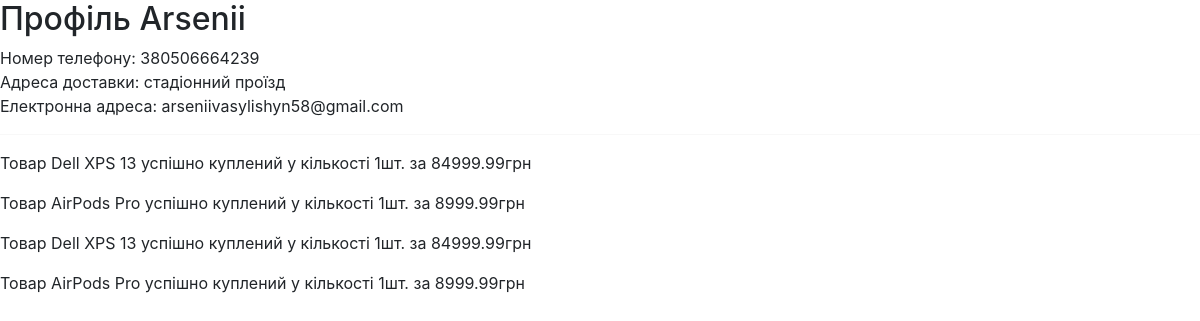
The app's page /profile/arseniivasylishyn58@gmail.com/ with its own data.
### tables this page shows
CREATE TABLE users(
                id INTEGER PRIMARY KEY AUTOINCREMENT,
                name TEXT NOT NULL,
                phone TEXT NOT NULL,
                email TEXT NOT NULL,
                address TEXT NOT NULL,
                password TEXT NOT NULL
                );

CREATE TABLE users_goods(
                id INTEGER PRIMARY KEY AUTOINCREMENT,
                category TEXT NOT NULL,
                img TEXT NOT NULL,
                title TEXT NOT NULL,
                desc TEXT NOT NULL,
                price REAL NOT NULL,
                quantity INTEGER,
                email NOT NULL
                );

### internet shop/app.py (the view)
@app.route('/profile/<email>/', methods=['GET', "POST"])
def profile(email):
    user_info = get_user(email)
    conn = sqlite3.connect('database.db')
    cursor = conn.cursor()
    user_products = cursor.execute('''SELECT * FROM users_goods WHERE email=?''',(email,)).fetchall()
    conn.close()
    return render_template('profile.html', products=user_products, user_info=user_info[0])

### internet shop/database.py (called while the page is built)
def get_user(email):
    conn = sqlite3.connect('database.db')
    cursor = conn.cursor()
    user_info = cursor.execute('''SELECT * FROM users WHERE email = ?''', (email,)).fetchall()
    conn.close()
    return user_info

### internet shop/templates/profile.html (shortened to what this page needs)
{% extends 'base.html' %}
{% block content %}
<h2>Профіль {{ user_info[1] }}</h2>
Номер телефону: {{ user_info[2] }}<br>
Адреса доставки: {{ user_info[4] }}<br>
Електронна адреса: {{ user_info[3] }}<br>
<hr>
{%for product in products%}
<p>Товар {{product[3]}} успішно куплений у кількості {{product[6]}}шт. за {{product[5]*product[6]}}грн</p>
{%endfor%}
{% endblock %}

### records on screen
users: name "Arsenii", phone "380506664239", address "стадіонний проїзд", email "arseniivasylishyn58@gmail.com"
users_goods: title "Dell XPS 13", quantity "1", product[5]*product[6] "84999.99"
users_goods: title "AirPods Pro", quantity "1", product[5]*product[6] "8999.99"
users_goods: title "Dell XPS 13", quantity "1", product[5]*product[6] "84999.99"
users_goods: title "AirPods Pro", quantity "1", product[5]*product[6] "8999.99"
